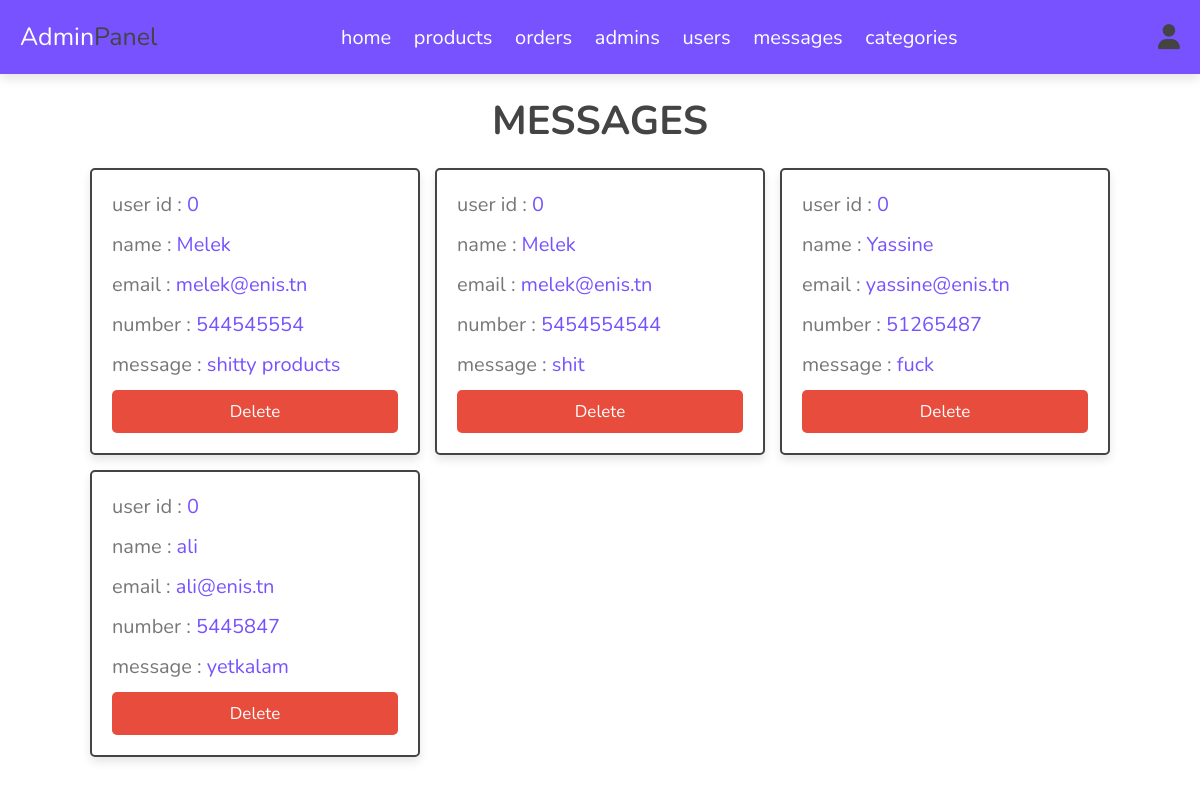
The page /admin/messages.php (signed in) on the database its author committed.
### tables this page shows
CREATE TABLE IF NOT EXISTS `messages` (
  `id` int NOT NULL AUTO_INCREMENT,
  `user_id` int NOT NULL,
  `name` varchar(100) NOT NULL,
  `email` varchar(100) NOT NULL,
  `number` varchar(12) NOT NULL,
  `message` varchar(500) NOT NULL,
  PRIMARY KEY (`id`)
);

### admin/messages.php (the view, shortened to what this page needs)
<?php
include '../components/connect.php';
?>
<!DOCTYPE html>
<html lang="en">
<head>
   <link rel="stylesheet" href="https://cdnjs.cloudflare.com/ajax/libs/font-awesome/6.1.1/css/all.min.css">
   <link rel="stylesheet" href="../assets/css/admin_style.css">
</head>
<body>
<?php include '../components/admin_header.php'; ?>
<section class="contacts">
<h1 class="heading">messages</h1>
<div class="box-container">
   <?php
      $select_messages = $conn->prepare("SELECT * FROM `messages`");
      $select_messages->execute();
      if($select_messages->rowCount() > 0){
         while($fetch_message = $select_messages->fetch(PDO::FETCH_ASSOC)){
   ?>
   <div class="box">
   <p> user id : <span><?= $fetch_message['user_id']; ?></span></p>
   <p> name : <span><?= $fetch_message['name']; ?></span></p>
   <p> email : <span><?= $fetch_message['email']; ?></span></p>
   <p> number : <span><?= $fetch_message['number']; ?></span></p>
   <p> message : <span><?= $fetch_message['message']; ?></span></p>
   <a href="messages.php?delete=<?= $fetch_message['id']; ?>" onclick="return confirm('delete this message?');" class="delete-btn">delete</a>
   </div>
   <?php
         }
      }else{
         echo '<p class="empty">you have no messages</p>';
      }
   ?>
</div>
</section>
</body>
</html>

### assets/css/admin_style.css (style rules this page uses)
:root { --main-color: #7752fe; --orange: #f39c12; --red: #e74c3c; --black: #444; --white: #fff; --light-color: #777; --light-bg: var(--bs-body-bg); --border: 0.2rem solid var(--black); --box-shadow: 0 0.5rem 1rem rgba(0, 0, 0, 0.1); }
* { font-family: "Nunito", sans-serif; margin: 0; padding: 0; box-sizing: border-box; outline: none; border: none; text-decoration: none; }
html { font-size: 62.5%; overflow-x: hidden; }
body { background-color: var(--light-bg); }
section { padding: 2rem; max-width: 1200px; margin: 0 auto; }
.heading { font-size: 4rem; color: var(--black); margin-bottom: 2rem; text-align: center; text-transform: uppercase; }
.btn, .delete-btn, .option-btn { display: block; width: 100%; margin-top: 1rem; border-radius: 0.5rem; padding: 1rem 3rem; font-size: 1.7rem; text-transform: capitalize; color: var(--white); cursor: pointer; text-align: center; }
.delete-btn { background-color: var(--red); }
.contacts .box-container { display: grid; grid-template-columns: repeat(auto-fit, 33rem); gap: 1.5rem; align-items: flex-start; justify-content: center; }
.contacts .box-container .box { padding: 2rem; padding-top: 1rem; border-radius: 0.5rem; border: var(--border); background-color: var(--white); box-shadow: var(--box-shadow); }
.contacts .box-container .box p { line-height: 1.5; font-size: 2rem; color: var(--light-color); margin: 1rem 0; }
.contacts .box-container .box p span { color: var(--main-color); }

### rows shown on the page
messages: user "0", name "Melek", email "melek@enis.tn", number "544545554", message "shitty products"
messages: user "0", name "Melek", email "melek@enis.tn", number "5454554544", message "shit"
messages: user "0", name "Yassine", email "yassine@enis.tn", number "51265487", message "fuck"
messages: user "0", name "ali", email "ali@enis.tn", number "5445847", message "yetkalam"
